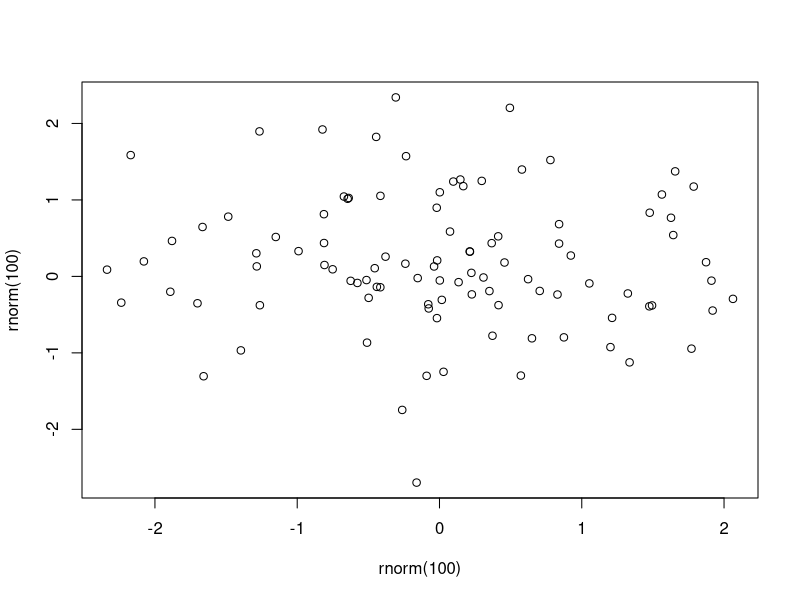

This figure's R source:
## ---- chunk 1
#| label: fig-plot-example
#| fig-cap: amazing scatterplot
#| echo: false
#| fig-width: 5
#| fig-height: 5
plot(rnorm(100), rnorm(100))
